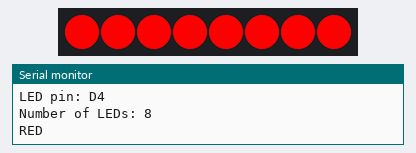
A sketch run on a simulated ESP8266 (Wemos D1 mini). Shown: 8 RGB LEDs in strip order, left to right, the last lines printed to the serial monitor.

Above: at 0.6 s.
At 1.6 s:
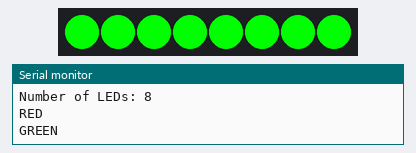
At 2.6 s:
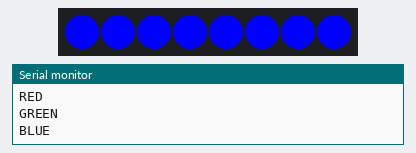
At 3.6 s:
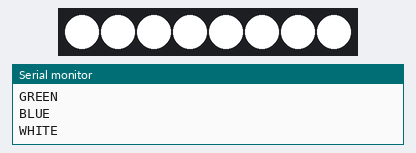
At 4.6 s:
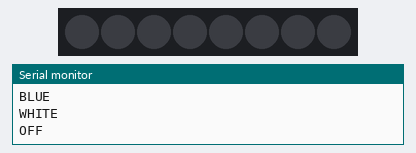
At 8.9 s:
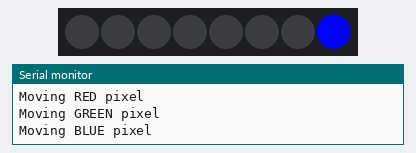
Timing chart, 0 to 40.0 s (numbered marks = the images above):
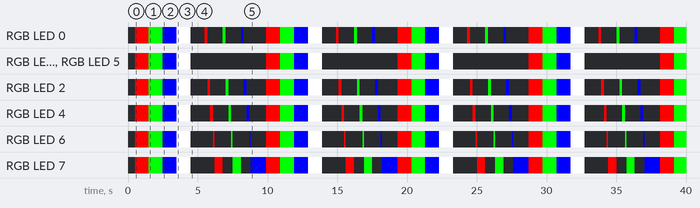

Measured:
- by itself, RGB LED 1, RGB LED 3, RGB LED 5: repeats every 9.4 s: RGB(0, 255, 0) 1.0 s, RGB(0, 0, 255) 1.0 s, RGB(255, 255, 255) 1.0 s, off 5.4 s, RGB(255, 0, 0) 1.0 s
- by itself, RGB LED 7: repeats every 9.4 s: RGB(0, 255, 0) 1.0 s, RGB(0, 0, 255) 1.0 s, RGB(255, 255, 255) 1.0 s, off 1.7 s, RGB(255, 0, 0) 0.60 s, off 0.70 s, RGB(0, 255, 0) 0.60 s, off 0.70 s, RGB(0, 0, 255) 1.1 s, RGB(255, 0, 0) 1.0 s
- by itself, everything shown: repeats every 9.4 s, in 20 steps
- what the display in image 0 shows lasts 1.0 s, from 0.5 s to 1.5 s

The sketch:

leds_test.ino
```cpp
/*
   Wemos D1 mini / ESP8266
   NeoPixel / WS2812 test

   DATA = D4 / GPIO2
*/

#include <Adafruit_NeoPixel.h>

#define LED_PIN   D4
#define NUM_LEDS  8

#define BRIGHTNESS 255

Adafruit_NeoPixel strip(
  NUM_LEDS,
  LED_PIN,
  NEO_GRB + NEO_KHZ800
);


// ------------------------------------------------------------
// Set all LEDs to one colour
// ------------------------------------------------------------

void setAll(uint32_t colour) {

  for (int i = 0; i < NUM_LEDS; i++) {
    strip.setPixelColor(i, colour);
  }

  strip.show();
}


// ------------------------------------------------------------
// Moving pixel
// ------------------------------------------------------------

void movingPixel(uint32_t colour) {

  for (int i = 0; i < NUM_LEDS; i++) {

    strip.clear();

    strip.setPixelColor(i, colour);

    strip.show();

    delay(100);
  }
}


// ------------------------------------------------------------
// Setup
// ------------------------------------------------------------

void setup() {

  Serial.begin(115200);

  Serial.println();
  Serial.println("======================");
  Serial.println(" NEOPIXEL TEST");
  Serial.println("======================");

  Serial.print("LED pin: D4");
  Serial.println();

  Serial.print("Number of LEDs: ");
  Serial.println(NUM_LEDS);

  strip.begin();

  strip.setBrightness(BRIGHTNESS);

  strip.clear();
  strip.show();

  delay(500);
}


// ------------------------------------------------------------
// Main loop
// ------------------------------------------------------------

void loop() {

  Serial.println("RED");

  setAll(strip.Color(255, 0, 0));

  delay(1000);


  Serial.println("GREEN");

  setAll(strip.Color(0, 255, 0));

  delay(1000);


  Serial.println("BLUE");

  setAll(strip.Color(0, 0, 255));

  delay(1000);


  Serial.println("WHITE");

  setAll(strip.Color(255, 255, 255));

  delay(1000);


  Serial.println("OFF");

  setAll(strip.Color(0, 0, 0));

  delay(1000);


  Serial.println("Moving RED pixel");

  movingPixel(strip.Color(255, 0, 0));

  delay(500);


  Serial.println("Moving GREEN pixel");

  movingPixel(strip.Color(0, 255, 0));

  delay(500);


  Serial.println("Moving BLUE pixel");

  movingPixel(strip.Color(0, 0, 255));

  delay(1000);
}
```
